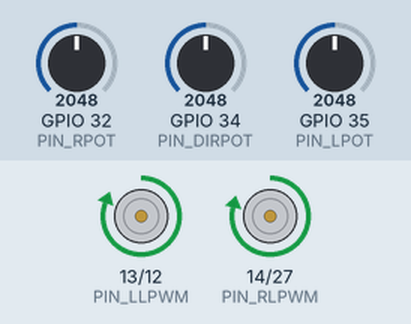
The sketch below on a simulated ESP32. Parts: motor-driver pin pairs drawn as motors (green arrow = first pin HIGH = forward, orange = second pin HIGH = backward, longer = more drive). The inputs (shaded band) are chosen by the test bench; at power-on: GPIO 32 (PIN_RPOT) = 2048, GPIO 34 (PIN_DIRPOT) = 2048, GPIO 35 (PIN_LPOT) = 2048.

Above: at 1.2 s.
1.3 s: GPIO 32 (PIN_RPOT) set to 2866
At 1.9 s:
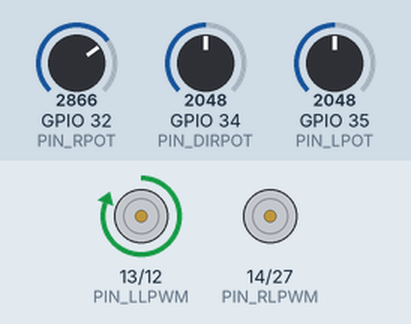
4.3 s: GPIO 34 (PIN_DIRPOT) set to 2079
5.8 s: GPIO 34 (PIN_DIRPOT) set to 2137
At 6.6 s:
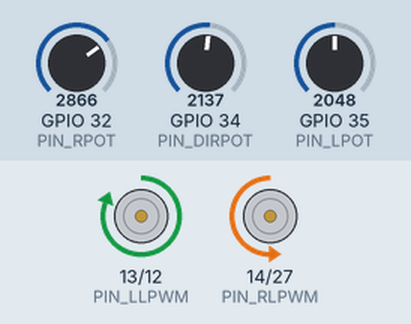
7.6 s: GPIO 35 (PIN_LPOT) set to 1228
At 9.0 s:
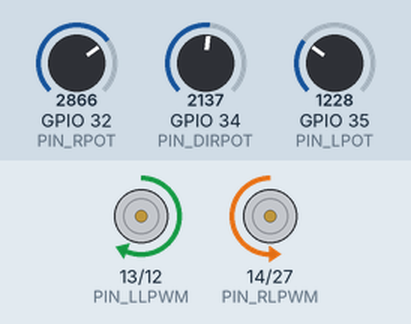
10.6 s: GPIO 32 (PIN_RPOT) set to 0
At 11.3 s:
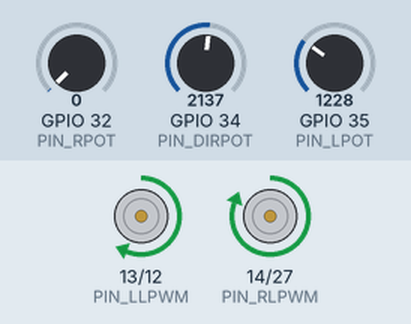
12.2 s: GPIO 35 (PIN_LPOT) set to 491
At 13.9 s:
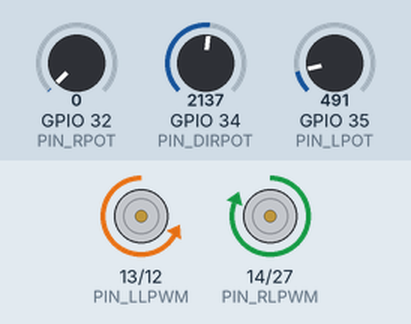
Timing chart, 0 to 15.4 s (numbered marks = the images above; inputs shaded):
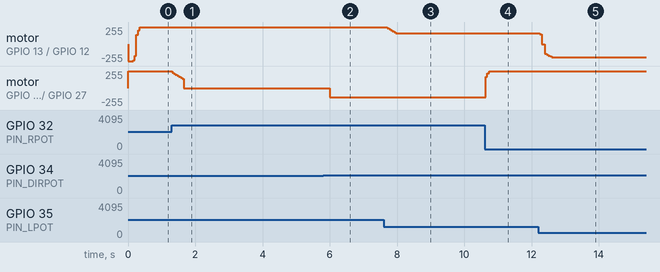

The sketch:

car_esp32.ino
```cpp
/*#define PIN_LRPWM 27
#define PIN_LLPWM 14
#define PIN_RRPWM 12
#define PIN_RLPWM 13

#define PIN_RPOT 35
#define PIN_LPOT 32
#define PIN_DIRPOT 34*/

#define PIN_LRPWM 12
#define PIN_LLPWM 13
#define PIN_RRPWM 27
#define PIN_RLPWM 14

#define PIN_RPOT 32
#define PIN_LPOT 35
#define PIN_DIRPOT 34


int readFiltered(int pin){

  static int buffer_r[8] = {0};
  static int buffer_l[8] = {0};
  static int buffer_d[8] = {0};

  static int idx_r = 0;
  static int idx_l = 0;
  static int idx_d = 0;

  int sum = 0;

  if(pin == PIN_RPOT){

    buffer_r[idx_r] = analogRead(pin);
    idx_r = (idx_r + 1) % 8;

    for(int i=0;i<8;i++) sum += buffer_r[i];
  }

  else if(pin == PIN_LPOT){

    buffer_l[idx_l] = analogRead(pin);
    idx_l = (idx_l + 1) % 8;

    for(int i=0;i<8;i++) sum += buffer_l[i];
  }

  else{

    buffer_d[idx_d] = analogRead(pin);
    idx_d = (idx_d + 1) % 8;

    for(int i=0;i<8;i++) sum += buffer_d[i];
  }

  return sum / 8;
}

void setup(){
  //Serial.begin(115200);

  // 20Khz, 8 bits resolution
  ledcAttach(PIN_LRPWM, 20000, 8);
  ledcAttach(PIN_LLPWM, 20000, 8);
  ledcAttach(PIN_RRPWM, 20000, 8);
  ledcAttach(PIN_RLPWM, 20000, 8);

  // turn off linear actuators
  ledcWrite(PIN_LRPWM, 0);   // forward
  ledcWrite(PIN_LLPWM, 0);   // back

  ledcWrite(PIN_RRPWM, 80);  // forward
  ledcWrite(PIN_RLPWM, 0);   // back
}

void loop(){

  /*
  - FAILSAFE, LIMITES POR SOFTWARE. AL FINAL UN CHECKEO ANTES DE MANDAR POTENCIA
  */

  // read "volante" and feedback of linear actuators (with internal media movile)
  int rpot = readFiltered(PIN_RPOT);
  int lpot = readFiltered(PIN_LPOT);
  int dir_pot = readFiltered(PIN_DIRPOT);

  // put them in the range of [0, 1024]
  lpot = map(lpot, 100, 2200, 0, 1024); // der, izq
  //rpot = map(rpot, 1544, 3995, 0, 1024); // der, izq
  rpot = map(rpot, /*1544*/1895, 3995, 0, 1024); // der, izq
  dir_pot = map(dir_pot, 3330, 510, 0, 1024); // der, izq

  lpot = constrain(lpot, 0, 1024);
  rpot = constrain(rpot, 0, 1024);
  dir_pot = constrain(dir_pot, 0, 1024);

  // compute the error (with sign)
  int l_error = dir_pot - lpot;
  if(abs(l_error) < 30){
    // stop
    ledcWrite(PIN_LRPWM, 0);   // forward
    ledcWrite(PIN_LLPWM, 0);   // back
  }
  else{
    int pwm = constrain(map(abs(l_error), 0, 409, 127, 255), 127, 255);
    //if(pwm > 255) pwm = 255;
    if(l_error < 0){
      // back
      ledcWrite(PIN_LRPWM, 0);   // forward
      ledcWrite(PIN_LLPWM, pwm);   // back
    }
    else{
      // foward
      ledcWrite(PIN_LRPWM, pwm); // forward
      ledcWrite(PIN_LLPWM, 0);   // back
    }
  }

  int r_error = dir_pot - rpot;
  if(abs(r_error) < 30){
    // stop
    ledcWrite(PIN_RRPWM, 0);   // forward
    ledcWrite(PIN_RLPWM, 0);   // back
  }
  else{
    int pwm = constrain(map(abs(r_error), 0, 409, 127, 255), 127, 255);
    //if(pwm > 255) pwm = 255;
    if(r_error < 0){
      // back
      ledcWrite(PIN_RRPWM, pwm);   // back
      ledcWrite(PIN_RLPWM, 0);   // forward
    }
    else{
      // foward
      ledcWrite(PIN_RRPWM, 0); // back
      ledcWrite(PIN_RLPWM, pwm);   // forward
    }
  }
  delay(50); // 20hz
}
```

Measured:
- the behaviour switches between 2107 and 2108 on GPIO 34 (PIN_DIRPOT) (found by bisection; images 1 and 2)
- after the input at 1.3 s, motor on GPIO 14 (PIN_RLPWM) / GPIO 27 (PIN_RRPWM): forward 248/255 → stopped at once
- after the input at 4.3 s, every drawn part: stays the same
- after the input at 5.8 s, motor on GPIO 14 (PIN_RLPWM) / GPIO 27 (PIN_RRPWM): stopped → backward 136/255 after 0.20 s, → backward 138/255 0.15 s later
- after the input at 7.6 s, motor on GPIO 13 (PIN_LLPWM) / GPIO 12 (PIN_LRPWM): forward 255/255 → forward 162/255 after 0.11 s
- after the input at 10.6 s, motor on GPIO 14 (PIN_RLPWM) / GPIO 27 (PIN_RRPWM): backward 138/255 → forward 255/255 at once
- after the input at 12.2 s, motor on GPIO 13 (PIN_LLPWM) / GPIO 12 (PIN_LRPWM): forward 162/255 → stopped at once, → backward 202/255 0.15 s later
